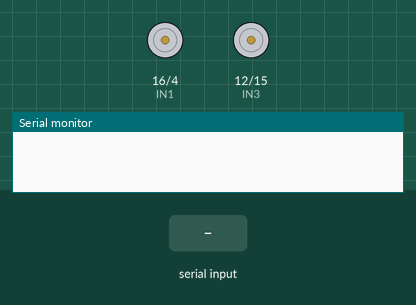
A sketch run on a simulated Arduino Uno, built with avr-gcc and run on an emulated ATmega328P. Shown: motor-driver pin pairs drawn as motors (green arrow = first pin HIGH = forward, orange = second pin HIGH = backward, longer = more drive, scaled by the enable pin), the last lines printed to the serial monitor. The test bench sets the inputs (shaded band).

Above: at 1.2 s.
1.3 s: "F" received over Serial
At 2.0 s:
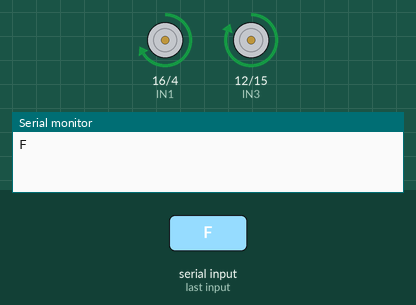
2.8 s: "B" received over Serial
At 3.1 s:
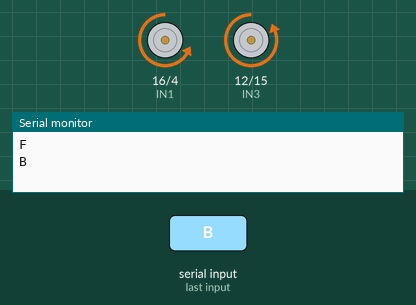
4.3 s: "L" received over Serial
At 5.5 s:
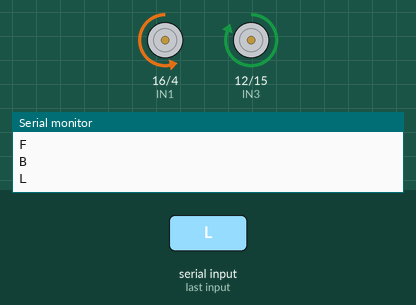
5.8 s: "R" received over Serial
At 6.6 s:
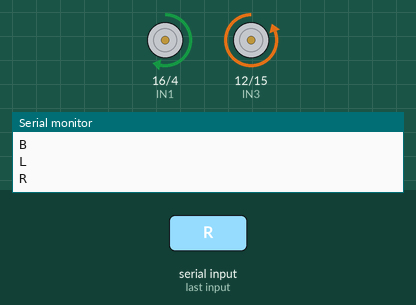
Timing chart, 0 to 8.3 s (numbered marks = the images above; inputs shaded):
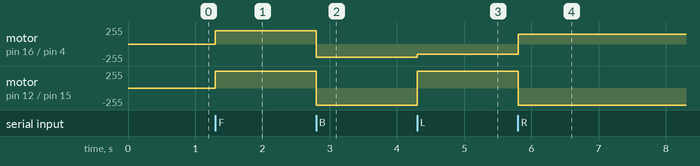

The sketch:

ProyectoIntegrador.ino
```cpp
 // Pines del puente H
const int IN1 = 16;   // GPIO 16
const int IN2 = 4;    // GPIO 4
const int IN3 = 12;   // GPIO 12
const int IN4 = 15;   // GPIO 15
const int ENA = 5;    // GPIO 5
const int ENB = 2;    // GPIO 2

void setup() {
  // Configuración de pines
  pinMode(IN1, OUTPUT);
  pinMode(IN2, OUTPUT);
  pinMode(IN3, OUTPUT);
  pinMode(IN4, OUTPUT);
  pinMode(ENA, OUTPUT);
  pinMode(ENB, OUTPUT);

  // Inicializar la comunicación serial con el HC-06
  Serial.begin(9600);   // Asegúrate de que el HC-06 esté configurado a 9600 baudios
}

void detener() {
  digitalWrite(IN1, LOW);
  digitalWrite(IN2, LOW);
  digitalWrite(IN3, LOW);
  digitalWrite(IN4, LOW);
  analogWrite(ENA, 0);  // Detener PWM en ENA
  analogWrite(ENB, 0);  // Detener PWM en ENB
}

void avanzar(int velocidad) {
  digitalWrite(IN1, HIGH);
  digitalWrite(IN2, LOW);
  digitalWrite(IN3, HIGH);
  digitalWrite(IN4, LOW);
  analogWrite(ENA, velocidad);  // Controla la velocidad del motor izquierdo
  analogWrite(ENB, velocidad);  // Controla la velocidad del motor derecho
}

void retroceder(int velocidad) {
  digitalWrite(IN1, LOW);
  digitalWrite(IN2, HIGH);
  digitalWrite(IN3, LOW);
  digitalWrite(IN4, HIGH);
  analogWrite(ENA, velocidad);
  analogWrite(ENB, velocidad);
}

void girarIzquierda(int velocidad) {
  digitalWrite(IN1, LOW);
  digitalWrite(IN2, HIGH);
  digitalWrite(IN3, HIGH);
  digitalWrite(IN4, LOW);
  analogWrite(ENA, velocidad);
  analogWrite(ENB, velocidad);
}

void girarDerecha(int velocidad) {
  digitalWrite(IN1, HIGH);
  digitalWrite(IN2, LOW);
  digitalWrite(IN3, LOW);
  digitalWrite(IN4, HIGH);
  analogWrite(ENA, velocidad);
  analogWrite(ENB, velocidad);
}

void loop() {

  if (Serial.available()) {  // Si hay datos del Bluetooth
    char comando = Serial.read();  // Lee el comando
Serial.println(comando);
    // Procesar el comando y mover los motores
    switch (comando) {
      case 'F':  // Avanzar
        avanzar(200);
        break;
      case 'B':  // Retroceder
        retroceder(200);
        break;
      case 'L':  // Girar a la izquierda
        girarIzquierda(150);
        break;
      case 'R':  // Girar a la derecha
        girarDerecha(150);
        break;
      case 'S':  // Detener
        detener();
        break;
      default:
        detener();  // Si el comando no es válido, detener el motor
        break;
    }
  }
}
```

Measured:
- after the input at 1.3 s, motor on pin 16 (IN1) / pin 4 (IN2): stopped → forward 200/255 at once; motor on pin 12 (IN3) / pin 15 (IN4): stopped → forward 255/255 at once
- after the input at 2.8 s, motor on pin 16 (IN1) / pin 4 (IN2): forward 200/255 → backward 200/255 at once; motor on pin 12 (IN3) / pin 15 (IN4): forward 255/255 → backward 255/255 at once
- after the input at 4.3 s, motor on pin 16 (IN1) / pin 4 (IN2): backward 200/255 → backward 150/255 at once; motor on pin 12 (IN3) / pin 15 (IN4): backward 255/255 → forward 255/255 at once
- after the input at 5.8 s, motor on pin 16 (IN1) / pin 4 (IN2): backward 150/255 → forward 150/255 at once; motor on pin 12 (IN3) / pin 15 (IN4): forward 255/255 → backward 255/255 at once
